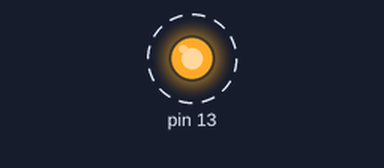
A sketch run on a simulated Arduino Uno, built with avr-gcc and run on an emulated ATmega328P. On the bench: output pins drawn as LEDs (lit = HIGH). Dashed ring = blinking.

Above: at 0.2 s.
Timing chart, 0 to 3.0 s (numbered marks = the images above):
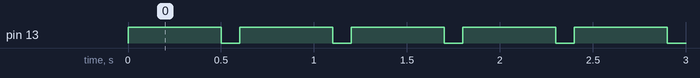

Measured:
- by itself, pin 13: alternates HIGH for 0.50 s and LOW for 0.10 s

The sketch:

blink.ino
```cpp
#include <Arduino.h>

void setup()
{
  pinMode(13, OUTPUT);
}

void loop()
{
  digitalWrite(13, HIGH); // turn the LED on (HIGH is the voltage level)
  delay(500);            // wait for a second
  digitalWrite(13, LOW);  // turn the LED off by making the voltage LOW
  delay(100);            // wait for a second
}
```
